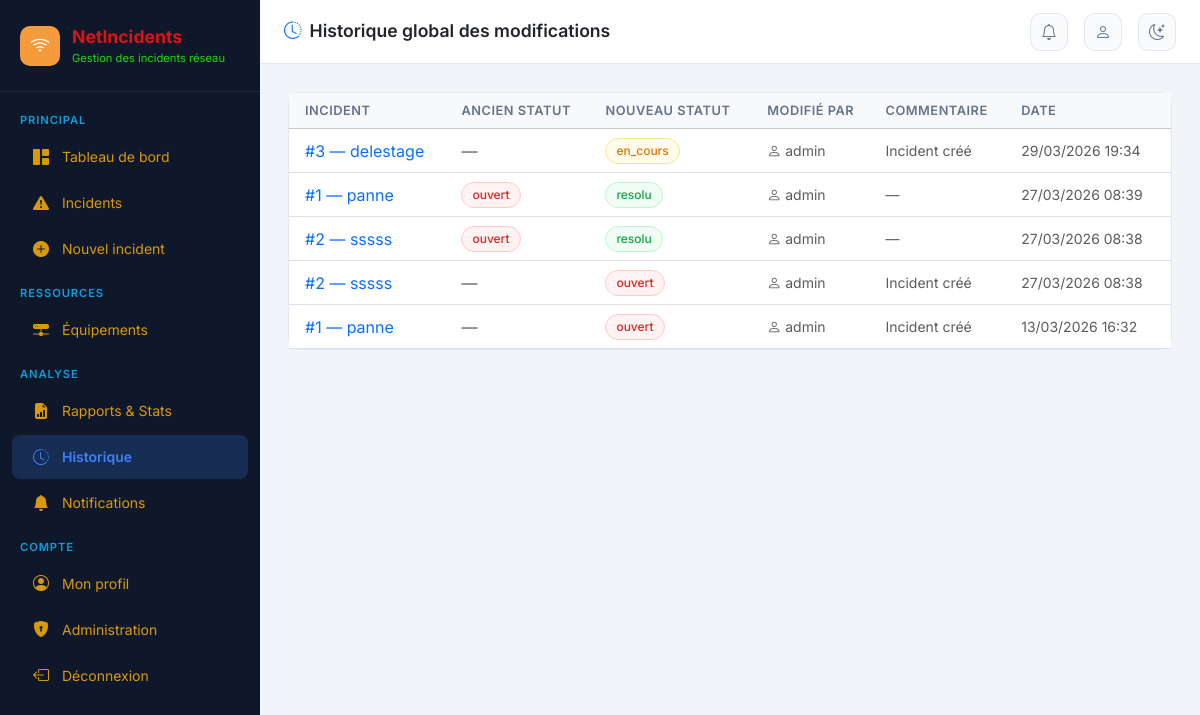
The page /historique/ (signed in) on the database as committed earlier.
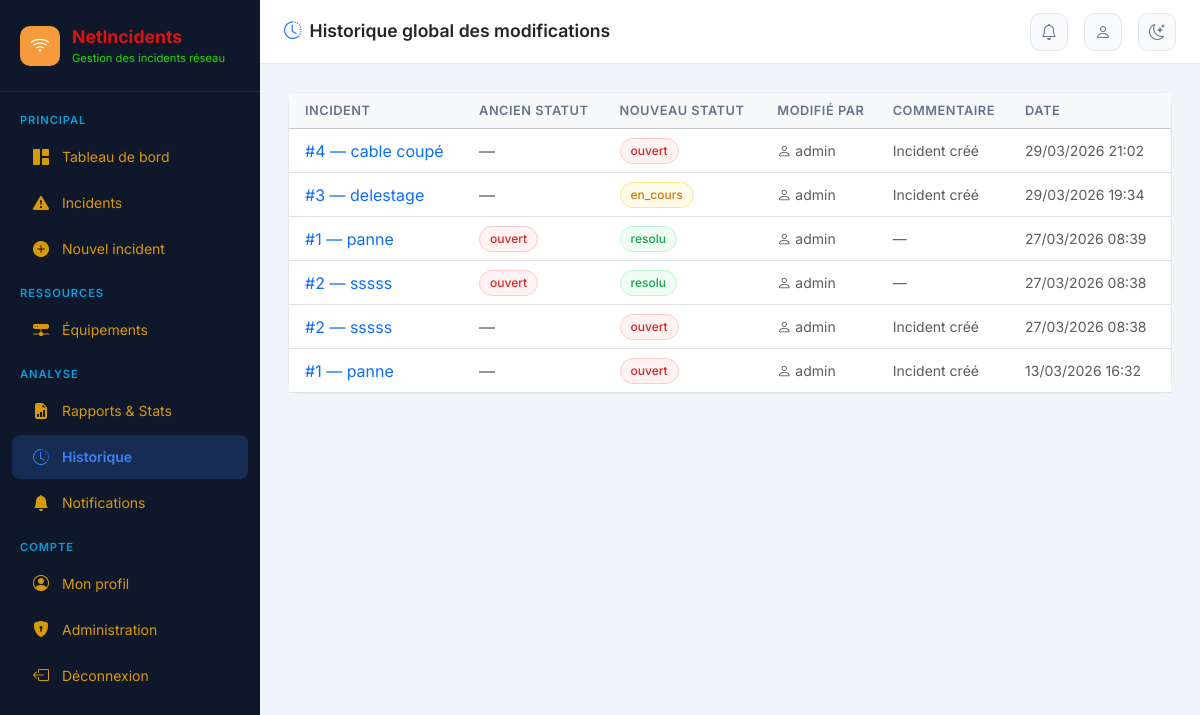
The same page on the database as committed later.
### incidents/models.py (models this page shows, shortened)
class HistoriqueStatut(models.Model):
    incident = models.ForeignKey(Incident, on_delete=models.CASCADE, related_name='historique')
    ancien_statut = models.CharField(max_length=20)
    nouveau_statut = models.CharField(max_length=20)
    modifie_par = models.ForeignKey(User, on_delete=models.SET_NULL, null=True)
    date_changement = models.DateTimeField(auto_now_add=True)
    commentaire = models.TextField(blank=True)
    class Meta:
        ordering = ['-date_changement']
        verbose_name = "Historique statut"

class Incident(models.Model):
    PRIORITE = [
        ('critique', 'Critique'),
        ('haute', 'Haute'),
        ('moyenne', 'Moyenne'),
        ('basse', 'Basse'),
    ]
    STATUT = [
        ('ouvert', 'Ouvert'),
        ('en_cours', 'En cours'),
        ('resolu', 'Résolu'),
        ('ferme', 'Fermé'),
    ]
    CATEGORIE = [
        ('panne_reseau', 'Panne réseau'),
        ('lenteur', 'Lenteur / Dégradation'),
        ('securite', 'Incident de sécurité'),
        ('configuration', 'Erreur de configuration'),
        ('materiel', 'Défaillance matérielle'),
        ('logiciel', 'Incident logiciel'),
        ('connectivite', 'Perte de connectivité'),
        ('autre', 'Autre'),
    ]
    titre = models.CharField(max_length=200, verbose_name="Titre")
    description = models.TextField(verbose_name="Description")
    categorie = models.CharField(max_length=30, choices=CATEGORIE, default='autre', verbose_name="Catégorie")
    priorite = models.CharField(max_length=20, choices=PRIORITE, default='moyenne', verbose_name="Priorité")
    statut = models.CharField(max_length=20, choices=STATUT, default='ouvert', verbose_name="Statut")
    equipements = models.ManyToManyField(Equipement, blank=True, verbose_name="Équipements concernés")
    date_creation = models.DateTimeField(auto_now_add=True, verbose_name="Date de création")
    date_modification = models.DateTimeField(auto_now=True, verbose_name="Dernière modification")
    date_resolution = models.DateTimeField(null=True, blank=True, verbose_name="Date de résolution")
    date_fermeture = models.DateTimeField(null=True, blank=True, verbose_name="Date de fermeture")
    cree_par = models.ForeignKey(
        User, on_delete=models.SET_NULL, null=True,
        related_name='incidents_crees', verbose_name="Créé par"
    )
    assigne_a = models.ForeignKey(
        User, on_delete=models.SET_NULL, null=True, blank=True,
        related_name='incidents_assignes', verbose_name="Assigné à"
    )
    impact = models.TextField(blank=True, verbose_name="Impact métier")
    cause_racine = models.TextField(blank=True, verbose_name="Cause racine")
    solution_appliquee = models.TextField(blank=True, verbose_name="Solution appliquée")
    class Meta:
        verbose_name = "Incident"
        verbose_name_plural = "Incidents"
        ordering = ['-date_creation']

### incidents/views.py (the view)
# urls.py: path('historique/', views.historique_global, name='historique'),
@login_required
def historique_global(request):
    historique = HistoriqueStatut.objects.select_related(
        'incident', 'modifie_par'
    ).order_by('-date_changement')
    paginator = Paginator(historique, 20)
    page_obj = paginator.get_page(request.GET.get('page'))
    nb_notifs = Notification.objects.filter(utilisateur=request.user, lue=False).count()
    return render(request, 'incidents/historique.html', {
        'page_obj': page_obj, 'nb_notifs': nb_notifs
    })

### incidents/templates/incidents/historique.html (shortened to what this page needs)
{% extends 'incidents/base.html' %}
{% block page_title %}<i class="bi bi-clock-history text-primary me-2"></i>Historique global des modifications{% endblock %}
{% block content %}
<div class="card">
  <div class="card-body p-0">
    <div class="table-responsive">
      <table class="table table-hover align-middle mb-0">
        <thead class="table-light">
          <tr>
            <th class="ps-3">Incident</th>
            <th>Ancien statut</th>
            <th>Nouveau statut</th>
            <th>Modifié par</th>
            <th>Commentaire</th>
            <th>Date</th>
          </tr>
        </thead>
        <tbody>
          {% for h in page_obj %}
          <tr>
            <td class="ps-3">
              <a href="{% url 'detail_incident' h.incident.pk %}" class="text-decoration-none fw-500">
                #{{ h.incident.id }} — {{ h.incident.titre|truncatechars:40 }}
              </a>
            </td>
            <td>
              {% if h.ancien_statut %}
              <span class="incident-badge badge-{{ h.ancien_statut }}">{{ h.ancien_statut }}</span>
              {% else %}<span class="text-muted">—</span>{% endif %}
            </td>
            <td>
              <span class="incident-badge badge-{{ h.nouveau_statut }}">{{ h.nouveau_statut }}</span>
            </td>
            <td class="text-muted small">
              <i class="bi bi-person me-1"></i>{{ h.modifie_par.username|default:"Système" }}
            </td>
            <td class="text-muted small">{{ h.commentaire|default:"—"|truncatechars:40 }}</td>
            <td class="text-muted small">{{ h.date_changement|date:"d/m/Y H:i" }}</td>
          </tr>
          {% endfor %}
        </tbody>
      </table>
    </div>
  </div>
</div>
{% endblock %}

Rows that differ between the two databases and show on the page:
added HistoriqueStatut: incident.id "4", incident.titre "cable coupé", nouveau_statut "ouvert", modifie_par.username "admin", commentaire "Incident créé", date_changement "29/03/2026 21:02"
